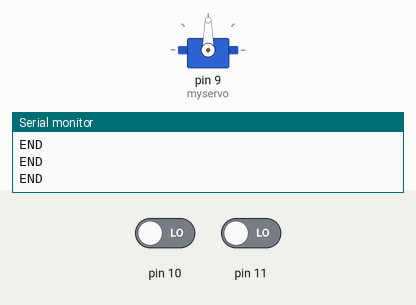
Simulated run of this sketch. Board: Arduino Uno, built with avr-gcc and run on an emulated ATmega328P. Shown: servo, the last lines printed to the serial monitor. The inputs (shaded band) are chosen by the test bench; at power-on: pin 10 LOW, pin 11 LOW.

Above: at 1.2 s.
1.3 s: pin 10 driven HIGH
At 1.47 s:
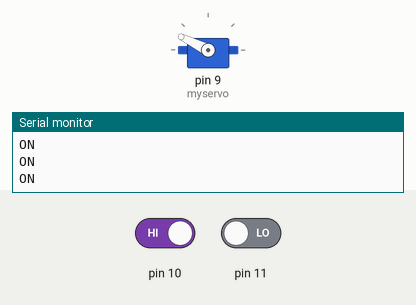
3.2 s: pin 11 driven HIGH
At 5.9 s:
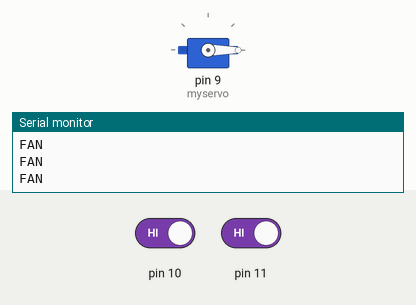
6.2 s: pin 10 driven LOW and pin 11 driven LOW
9.2 s: pin 10 driven HIGH
11.2 s: pin 10 driven LOW
At 13.1 s:
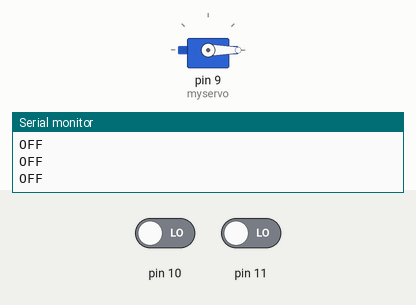
Timing chart, 0 to 14.6 s (numbered marks = the images above; inputs shaded):
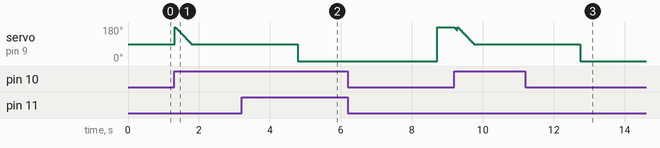

Measured:
- after the input at 3.2 s, servo on pin 9 (myservo): goes on until 4.8 s, then stays 0°
- after the input at 11.2 s, servo on pin 9 (myservo): goes on until 12.8 s, then stays 0°

The sketch:

Big_servo_test.ino
```cpp
//light1 is working perfectly
//but fan1 is just spinning the motor
//fan and off fan individually work perfectly

#include <Servo.h>

Servo myservo;

int pos;

void setup() {
  myservo.attach(9);
  digitalWrite(10,LOW);
  digitalWrite(11,LOW);

  Serial.begin(9600);
}

void loop()
 {
  if(digitalRead(10) == HIGH)
  {
    myservo.attach(9);
    light1();
    myservo.detach();
  }

  if(digitalRead(11) == HIGH)
  {
    myservo.attach(9);
    fan();
    myservo.detach();
    delay(3000);
     myservo.attach(9);
    offfan();
    myservo.detach();
  }


  //light1();
  //fan();
  //(3000);
  //offfan();
  //FAN1();
  //myservo.detach();
  Serial.println("END");
  //exit(0);

}


void light1()
{
  Serial.println("START LIGHT ");
  for (pos = 180; pos >= 90; pos -= 2)
  {
    Serial.println("ON ");
    myservo.write(pos);
    delay(10);
  }
  Serial.println("OFF LIGHT ");

  delay (3000);

  Serial.println("OFF INITIATED ");

  for (pos = 90; pos <= 180; pos += 2)
  {
    Serial.println("OFF ");
    myservo.write(-pos);
    delay(10);
  }
}

void fan()
{
  Serial.println("START FAN");
  for (pos = 180; pos <= 270; pos += 2)
  {
    myservo.write(-pos);
    delay(10);
    Serial.println("FAN");
  }
}

void offfan()
{
  Serial.println("START FAN");
  for (pos = 270; pos >= 160; pos -= 2)
  {
    myservo.write(pos);
    delay(10);
    Serial.println("FAN");
  }
}

void FAN1()
{
  Serial.println("START LIGHT ");
  for (pos = 180; pos <= 270; pos += 2)
  {
    Serial.println("ON ");
    myservo.write(-pos);
    delay(10);
  }
  Serial.println("OFF LIGHT ");

  delay (3000);

  Serial.println("OFF INITIATED ");

  for (pos = 270; pos >= 180; pos -= 2)
  {
    Serial.println("OFF ");
    myservo.write(pos);
    delay(10);
  }
}
```
